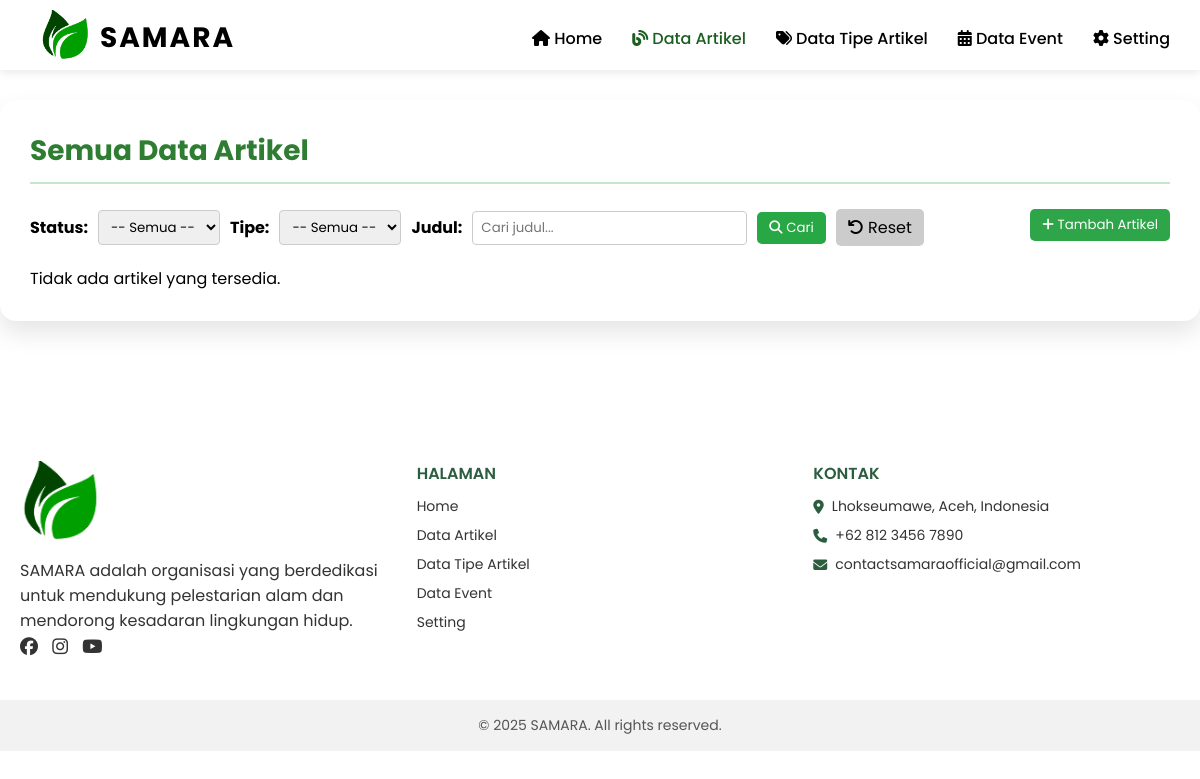
/admin/artikel.php?page=2, run on an earlier commit of the app's database.
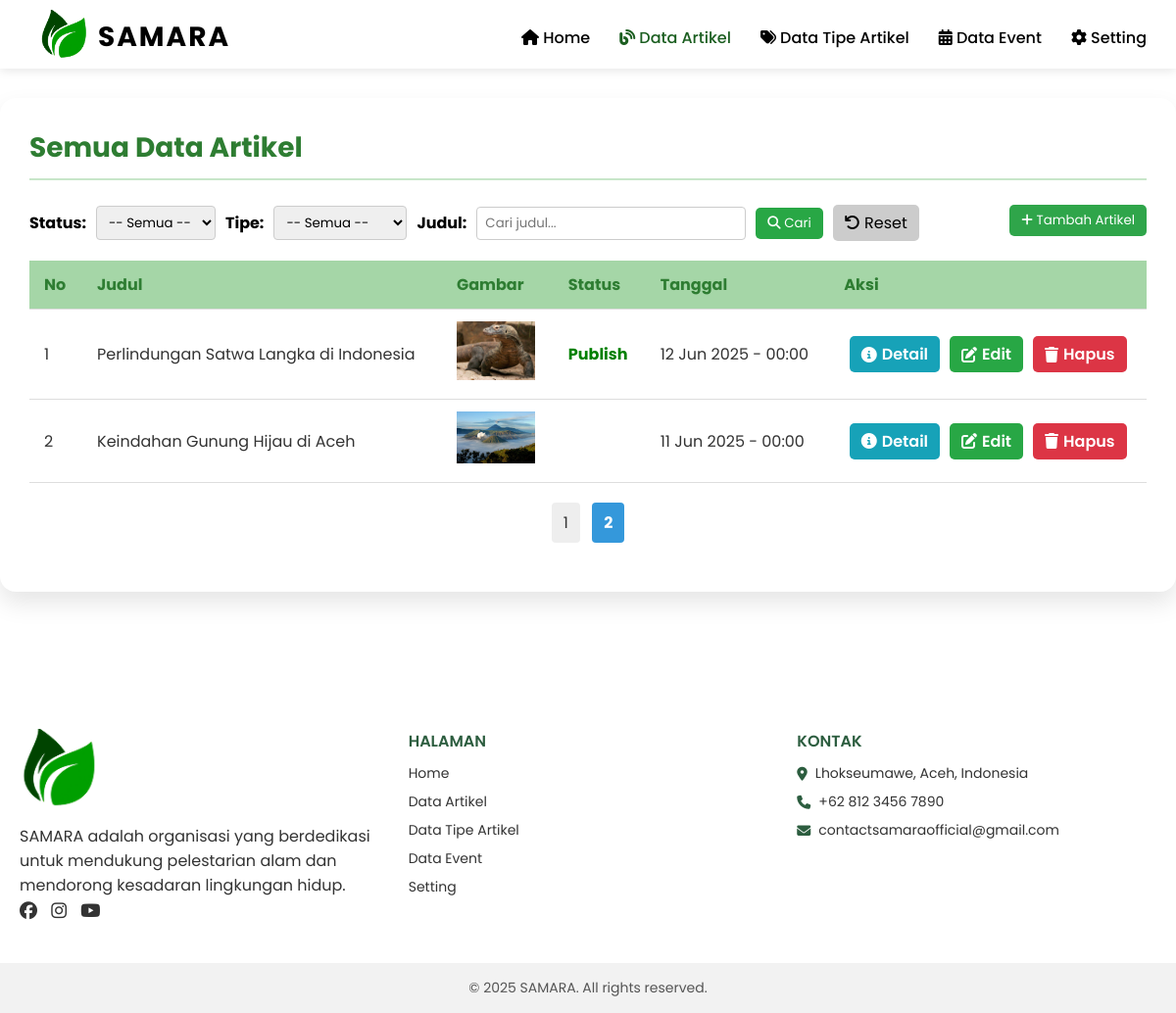
And on a later commit of the database.
### tables this page shows
CREATE TABLE `artikel` (
  `id_artikel` varchar(5) NOT NULL,
  `judul` varchar(255) NOT NULL,
  `isi` text NOT NULL,
  `tanggal_publish` datetime DEFAULT current_timestamp(),
  `deskripsi_singkat` varchar(255) DEFAULT NULL,
  `status` enum('draft','publish') DEFAULT 'draft',
  `id_admin` varchar(5) DEFAULT NULL,
  `id_tipe` varchar(6) DEFAULT NULL,
  `gambar` varchar(50) NOT NULL
);

### database/koneksi.php (called while the page is built, shortened)
<?php
$koneksi = mysqli_connect("localhost","root","","db_samara");
function query($query){
    global $koneksi;
    $result = mysqli_query($koneksi,$query);
    $rows =[];
    while($user = mysqli_fetch_assoc($result)){
        $rows[] = $user;
    }
    return $rows;
};
?>

### admin/artikel.php (the view, shortened to what this page needs)
<?php
require '../database/koneksi.php';
$limit = 5;
$page = isset($_GET['page']) && is_numeric($_GET['page']) ? (int) $_GET['page'] : 1;
$offset = ($page - 1) * $limit;
$whereClause = '';
$countResult = mysqli_query($koneksi, "SELECT COUNT(*) as total FROM artikel $whereClause");
$totalData = mysqli_fetch_assoc($countResult)['total'];
$totalPages = ceil($totalData / $limit);
$dataArtikel = query("SELECT * FROM artikel $whereClause ORDER BY tanggal_publish DESC LIMIT $limit OFFSET $offset");
?>
<!DOCTYPE html>
<html lang="en">
<head>
  <link rel="stylesheet" href="css/artikel.css?<?php echo time(); ?>">
</head>
<body>
     <div class="falling-leaves"></div>
<?php include 'header_navbar.php'; ?>
  <div class="artikel-container fade-down">
    <h1 class="artikel-heading">Semua Data Artikel</h1>
<div class="filter-container">
  <form method="GET" action="" id="filterForm" class="filter-form">
    <label for="filterStatus">Status:</label>
    <select name="status" id="filterStatus" onchange="document.getElementById('filterForm').submit()">
      <option value="">-- Semua --</option>
    </select>
    <label for="filterTipe">Tipe:</label>
    <select name="tipe" id="filterTipe" onchange="document.getElementById('filterForm').submit()">
      <option value="">-- Semua --</option>
    </select>
    <label for="keyword">Judul:</label>
    <input type="text" name="keyword" id="keyword" placeholder="Cari judul..." value="<?= isset($_GET['keyword']) ? htmlspecialchars($_GET['keyword']) : '' ?>">
    <button type="submit" class="btn-cari">
      <i class="fa fa-search"></i> Cari
    </button>
    <a href="?" class="btn-reset">
      <i class="fa fa-rotate-left"></i> Reset
    </a>
  </form>
  <button type="button" onclick="document.getElementById('modalTambah').style.display='block'" class="btn-tambah">
    <i class="fa fa-plus"></i> Tambah Artikel
  </button>
</div>
    <?php if (!empty($dataArtikel)) : ?>
      <div class="tabel-scroll-wrapper">
      <table class="artikel-table">
        <thead>
          <tr>
            <th>No</th>
            <th>Judul</th>
            <th>Gambar</th>
            <th>Status</th>
            <th>Tanggal</th>
            <th>Aksi</th>
          </tr>
        </thead>
        <tbody>
          <?php $no = 1; foreach ($dataArtikel as $artikel): ?>
            <tr>
              <td><?= $no++; ?></td>
              <td><?= htmlspecialchars($artikel['judul']); ?></td>
              <td>
                <?php if (!empty($artikel['gambar'])): ?>
                  <img src="<?= htmlspecialchars($artikel['gambar']); ?>" alt="Gambar Artikel" width="80">
                <?php else: ?>
                  Tidak ada
                <?php endif; ?>
              </td>
              <td>
                <span class="<?= $artikel['status'] === 'publish' ? 'status-publish' : 'status-draft'; ?>">
                  <?= ucfirst($artikel['status']); ?>
                </span>
              </td>
              <td><?= date('d M Y - H:i', strtotime($artikel['tanggal_publish'])); ?></td>
                <td class="artikel-actions">
                  <div class="action-buttons">
                    <a href="detail_artikel.php?id=<?= $artikel['id_artikel']; ?>" class="btn-detail">
                      <i class="fa-solid fa-circle-info"></i> Detail
                    </a>
                    <a href="edit_artikel.php?id=<?= $artikel['id_artikel']; ?>" class="btn-edit">
                      <i class="fa-solid fa-pen-to-square"></i> Edit
                    </a>
<a href="#" class="btn-delete" onclick="confirmDelete('<?= $artikel['id_artikel']; ?>')">
  <i class="fa-solid fa-trash"></i> Hapus
</a>
                  </div>
                </td>
            </tr>
          <?php endforeach; ?>
        </tbody>
      </table>
      <?php if ($totalPages > 1): ?>
  <div class="pagination">
    <?php for ($i = 1; $i <= $totalPages; $i++): ?>
      <a href="?<?= http_build_query(array_merge($_GET, ['page' => $i])) ?>" class="<?= ($i == $page) ? 'active' : '' ?>">
        <?= $i ?>
      </a>
    <?php endfor; ?>
  </div>
<?php endif; ?>
      </div>
    <?php else : ?>
      <p>Tidak ada artikel yang tersedia.</p>
    <?php endif; ?>
  </div>
<footer>
  <div class="footer-container">
    <div class="footer-section">
      <img src="img/icon-logo.png" alt="Logo SAMARA" class="footer-logo">
      <p>
        SAMARA adalah organisasi yang berdedikasi untuk mendukung pelestarian alam dan mendorong kesadaran lingkungan hidup.
      </p>
      <div class="social-links">
        <a href="#"><i class="fa-brands fa-facebook"></i></a>
        <a href="#"><i class="fa-brands fa-instagram"></i></a>
        <a href="#"><i class="fa-brands fa-youtube"></i></a>
      </div>
    </div>
    <div class="footer-section">
      <h4>HALAMAN</h4>
      <ul>
        <li><a href="index.php">Home</a></li>
        <li><a href="artikel.php">Data Artikel</a></li>
        <li><a href="tipeartikel.php">Data Tipe Artikel</a></li>
        <li><a href="event.php">Data Event</a></li>
        <li><a href="setting.php">Setting</a></li>
      </ul>
    </div>
    <div class="footer-section">
      <h4>KONTAK</h4>
      <ul>
        <li><i class="fa-solid fa-location-dot"></i> Lhokseumawe, Aceh, Indonesia</li>
        <li><i class="fa-solid fa-phone"></i> +62 812 3456 7890</li>
        <li><i class="fa-solid fa-envelope"></i> contactsamaraofficial@gmail.com</li>
      </ul>
    </div>
  </div>
  <div class="footer-bottom">
    <p>&copy; 2025 SAMARA. All rights reserved.</p>
  </div>
</footer>
</body>
</html>

### admin/header_navbar.php (shortened to what this page needs)
<?php
    $current_page = basename($_SERVER['PHP_SELF']);
?>
<nav class="navbar fade-down" data-aos="fade-down" data-aos-duration="800">
    <div class="content">
        <div class="logo">
            <div class="logo-icon">
                <img class="img-icon" src="img/icon-logo.png" alt="Logo">
            </div>
            <div class="logo-title">
                <a class="title-icon" href="index.php">SAMARA</a>
            </div>
        </div>
        <ul class="menu-list">
            <li>
                <a href="index.php" class="<?php echo ($current_page == 'index.php') ? 'active' : ''; ?>">
                    <i class="fa-solid fa-house"></i> Home
                </a>
            </li>
            <li>
                <a href="artikel.php" class="<?php echo ($current_page == 'artikel.php') ? 'active' : ''; ?>">
                    <i class="fa-solid fa-blog"></i> Data Artikel
                </a>
            </li>
            <li>
                <a href="tipeartikel.php" class="<?php echo ($current_page == 'tipeartikel.php') ? 'active' : ''; ?>">
                    <i class="fa-solid fa-tags"></i> Data Tipe Artikel
                </a>
            </li>
            <li>
                <a href="event.php" class="<?php echo ($current_page == 'event.php') ? 'active' : ''; ?>">
                    <i class="fa-solid fa-calendar-days"></i> Data Event
                </a>
            </li>
            <li>
                <a href="setting.php" class="<?php echo ($current_page == 'setting.php') ? 'active' : ''; ?>">
                    <i class="fa-solid fa-gear"></i> Setting
                </a>
            </li>
        </ul>
    </div>
</nav>

What changed in the data, as far as the page shows it:
added artikel: judul "Perlindungan Satwa Langka di Indonesia", gambar (picture), status "Publish", tanggal_publish "12 Jun 2025 - 00:00"
added artikel: judul "Keindahan Gunung Hijau di Aceh", gambar (picture), tanggal_publish "11 Jun 2025 - 00:00"
Also different on the page:
text no longer shown: "Tidak ada artikel yang tersedia."
text now shown: "No Judul Gambar Status Tanggal Aksi"
new list line: "1"
new list line: "2"
